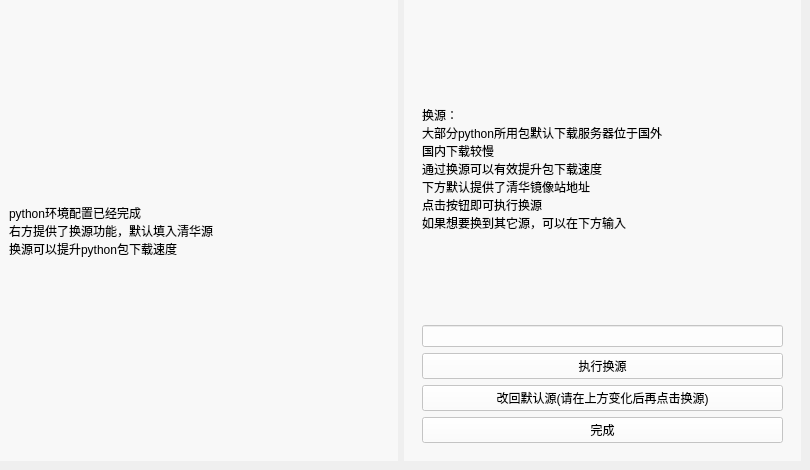
    <widget class="QWidget" name="elsepage_2">
     <property name="styleSheet">
      <string notr="true">QWidget#elsepage_2{
	background-image: url(:/image/image/background.png);
}</string>
     </property>
     <widget class="QWidget" name="widget_49" native="true">
      <property name="geometry">
       <rect>
        <x>0</x>
        <y>0</y>
        <width>801</width>
        <height>461</height>
       </rect>
      </property>
      <property name="sizePolicy">
       <sizepolicy hsizetype="Preferred" vsizetype="Preferred">
        <horstretch>0</horstretch>
        <verstretch>0</verstretch>
       </sizepolicy>
      </property>
      <property name="styleSheet">
       <string notr="true">background-color: rgba(255, 255, 255, 0);
font: 12pt &quot;Microsoft YaHei UI&quot;;</string>
      </property>
      <layout class="QHBoxLayout" name="horizontalLayout_24">
       <item>
        <widget class="QWidget" name="pypic_8" native="true">
         <property name="sizePolicy">
          <sizepolicy hsizetype="MinimumExpanding" vsizetype="Expanding">
           <horstretch>0</horstretch>
           <verstretch>0</verstretch>
          </sizepolicy>
         </property>
         <property name="styleSheet">
          <string notr="true">QWidget#pypic_8{
	background-color: rgba(255, 255, 255, 150);
}</string>
         </property>
         <layout class="QVBoxLayout" name="verticalLayout_47">
          <item>
           <widget class="QLabel" name="label_51">
            <property name="sizePolicy">
             <sizepolicy hsizetype="Preferred" vsizetype="Preferred">
              <horstretch>0</horstretch>
              <verstretch>0</verstretch>
             </sizepolicy>
            </property>
            <property name="text">
             <string>python环境配置已经完成
右方提供了换源功能，默认填入清华源
换源可以提升python包下载速度</string>
            </property>
           </widget>
          </item>
         </layout>
        </widget>
       </item>
       <item>
        <widget class="QWidget" name="widget_50" native="true">
         <property name="sizePolicy">
          <sizepolicy hsizetype="Expanding" vsizetype="Expanding">
           <horstretch>0</horstretch>
           <verstretch>0</verstretch>
          </sizepolicy>
         </property>
         <property name="styleSheet">
          <string notr="true">QWidget#widget_50{
	background-color: rgba(255, 255, 255, 150);
}</string>
         </property>
         <layout class="QVBoxLayout" name="verticalLayout_29">
          <item>
           <widget class="QWidget" name="widget_51" native="true">
            <property name="sizePolicy">
             <sizepolicy hsizetype="Preferred" vsizetype="Expanding">
              <horstretch>0</horstretch>
              <verstretch>0</verstretch>
             </sizepolicy>
            </property>
            <layout class="QVBoxLayout" name="verticalLayout_30">
             <item>
              <widget class="QLabel" name="label_34">
               <property name="text">
                <string>换源：
大部分python所用包默认下载服务器位于国外
国内下载较慢
通过换源可以有效提升包下载速度
下方默认提供了清华镜像站地址
点击按钮即可执行换源
如果想要换到其它源，可以在下方输入</string>
               </property>
              </widget>
             </item>
             <item>
              <widget class="QLineEdit" name="url_input_3">
               <property name="styleSheet">
                <string notr="true">background-color: rgba(255, 255, 255, 200);</string>
               </property>
              </widget>
             </item>
             <item>
              <widget class="QPushButton" name="pushButton_47">
               <property name="styleSheet">
                <string notr="true">background-color: rgba(255, 255, 255, 200);</string>
               </property>
               <property name="text">
                <string>执行换源</string>
               </property>
              </widget>
             </item>
             <item>
              <widget class="QPushButton" name="pushButton_48">
               <property name="styleSheet">
                <string notr="true">background-color: rgba(255, 255, 255, 200);</string>
               </property>
               <property name="text">
                <string>改回默认源(请在上方变化后再点击换源)</string>
               </property>
              </widget>
             </item>
             <item>
              <widget class="QPushButton" name="pushButton_49">
               <property name="styleSheet">
                <string notr="true">background-color: rgba(255, 255, 255, 200);</string>
               </property>
               <property name="text">
                <string>完成</string>
               </property>
              </widget>
             </item>
            </layout>
           </widget>
          </item>
         </layout>
        </widget>
       </item>
      </layout>
     </widget>
    </widget>
